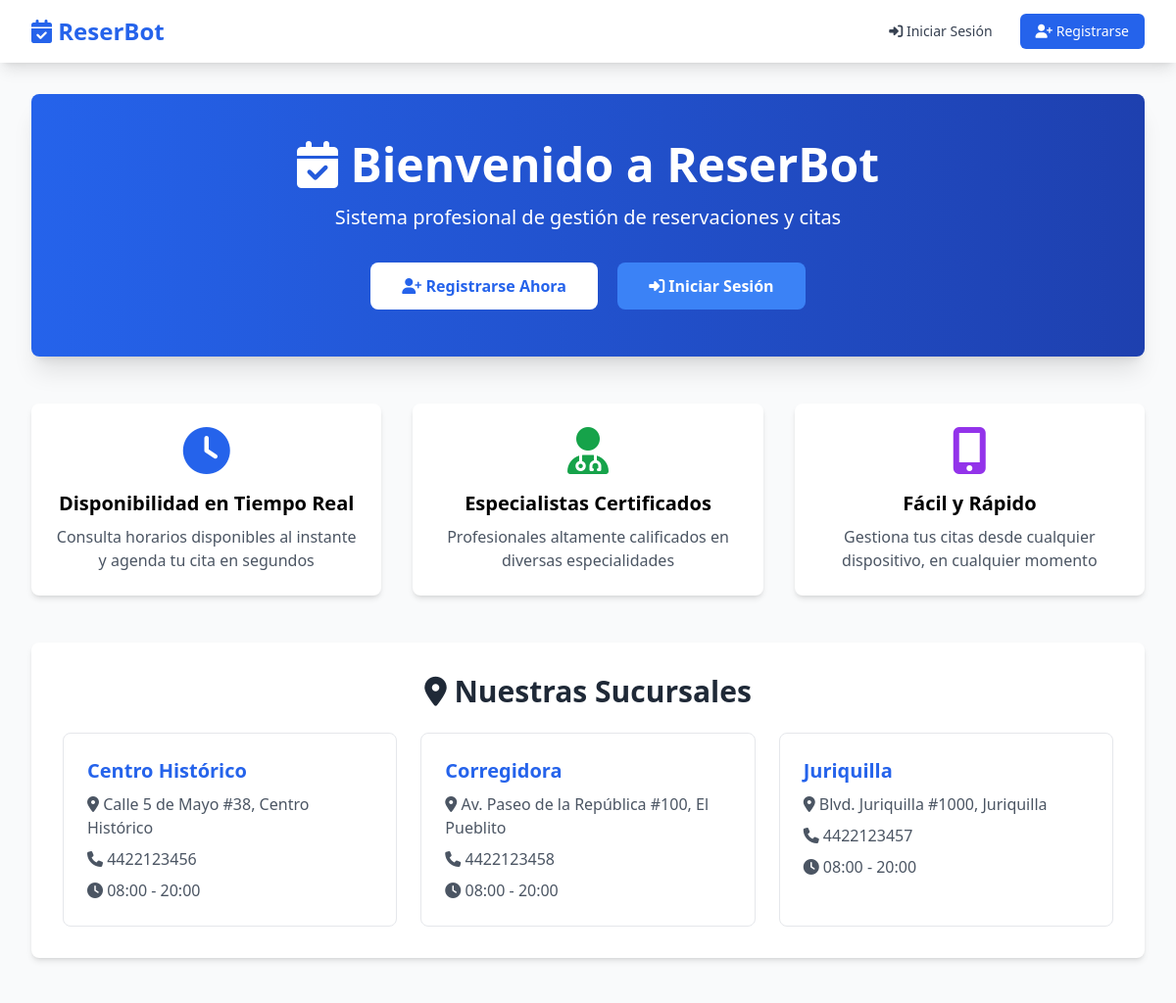
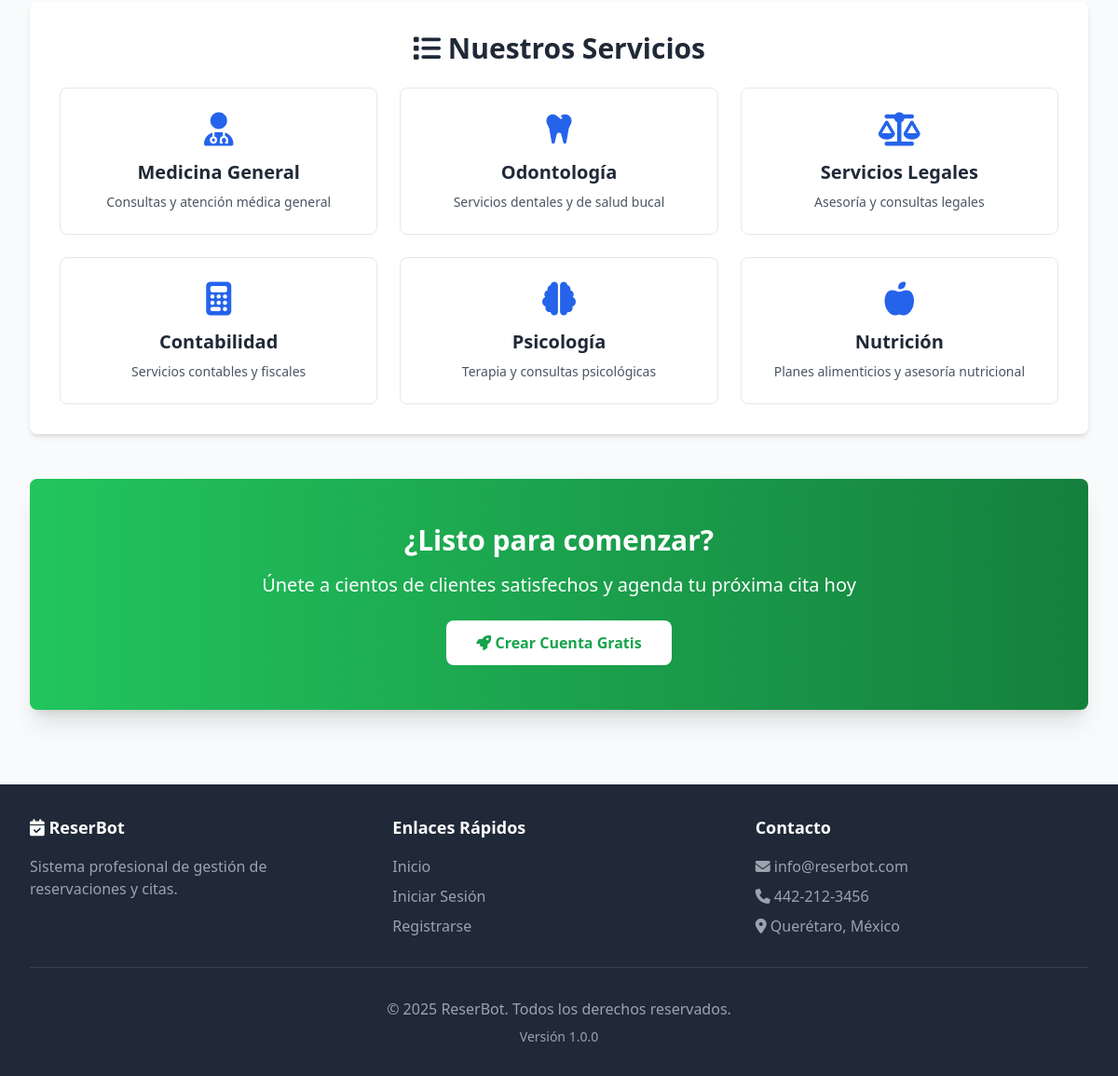
The page / on the database its author committed (2 pictures, top to bottom).
### tables this page shows
CREATE TABLE sucursales (
    id INT AUTO_INCREMENT PRIMARY KEY,
    nombre VARCHAR(150) NOT NULL,
    direccion TEXT,
    ciudad VARCHAR(100) DEFAULT 'Querétaro',
    estado VARCHAR(100) DEFAULT 'Querétaro',
    codigo_postal VARCHAR(10),
    telefono VARCHAR(20),
    email VARCHAR(150),
    horario_apertura TIME DEFAULT '08:00:00',
    horario_cierre TIME DEFAULT '20:00:00',
    activo BOOLEAN DEFAULT TRUE,
    latitud DECIMAL(10, 8),
    longitud DECIMAL(11, 8),
    fecha_creacion DATETIME DEFAULT CURRENT_TIMESTAMP,
    INDEX idx_activo (activo)
);

CREATE TABLE categorias_servicio (
    id INT AUTO_INCREMENT PRIMARY KEY,
    nombre VARCHAR(100) NOT NULL,
    descripcion TEXT,
    icono VARCHAR(50),
    activo BOOLEAN DEFAULT TRUE,
    orden INT DEFAULT 0,
    fecha_creacion DATETIME DEFAULT CURRENT_TIMESTAMP
);

### app/controllers/HomeController.php (called while the page is built, shortened)
<?php
class HomeController extends BaseController {
    public function index() {
        $sucursalModel = new Sucursal();
        $servicioModel = new Servicio();
        $data = [
            'title' => 'Bienvenido a ' . APP_NAME,
            'sucursales' => $sucursalModel->getAll(),
            'categorias' => $servicioModel->getCategorias()
        ];
        $this->view('home/index', $data);
    }
}

### index.php (called while the page is built, shortened)
<?php
spl_autoload_register(function ($class) {
    $controller_file = CONTROLLERS_PATH . $class . '.php';
    if (file_exists($controller_file)) {
        return;
    }
    $model_file = MODELS_PATH . $class . '.php';
    if (file_exists($model_file)) {
        return;
    }
});
function getUrl() {
    return isset($_GET['url']) ? rtrim($_GET['url'], '/') : '';
}
$url = getUrl();
$url = filter_var($url, FILTER_SANITIZE_URL);
$url = explode('/', $url);
$method = isset($url[1]) && !empty($url[1]) ? $url[1] : 'index';
$params = array_slice($url, 2);
$controller = new $controllerName();
call_user_func_array([$controller, $method], $params);

### config/database.php (called while the page is built, shortened)
<?php
class Database {
    private static $instance = null;
    private $connection;
    private function __construct() {
        try {
            $dsn = "mysql:host=" . DB_HOST . ";dbname=" . DB_NAME . ";charset=" . DB_CHARSET;
            $options = [
                PDO::ATTR_ERRMODE => PDO::ERRMODE_EXCEPTION,
                PDO::ATTR_DEFAULT_FETCH_MODE => PDO::FETCH_ASSOC,
                PDO::ATTR_EMULATE_PREPARES => false,
                PDO::MYSQL_ATTR_INIT_COMMAND => "SET NAMES " . DB_CHARSET
            ];
            $this->connection = new PDO($dsn, DB_USER, DB_PASS, $options);
        } catch (PDOException $e) {
            error_log("Database Connection Error: " . $e->getMessage());
            die("Error de conexión a la base de datos. Por favor, revise la configuración.");
        }
    }
    public static function getInstance() {
        if (self::$instance === null) {
            self::$instance = new self();
        }
        return self::$instance;
    }
    public function query($sql, $params = []) {
        try {
            $stmt = $this->connection->prepare($sql);
            $stmt->execute($params);
            return $stmt;
        } catch (PDOException $e) {
            error_log("Query Error: " . $e->getMessage() . " SQL: " . $sql);
            throw $e;
        }
    }
    public function fetchAll($sql, $params = []) {
        $stmt = $this->query($sql, $params);
        return $stmt->fetchAll();
    }
}

### app/models/Sucursal.php (called while the page is built, shortened)
<?php
class Sucursal {
    private $db;
    public function __construct() {
        $this->db = Database::getInstance();
    }
    public function getAll($activeOnly = true) {
        $sql = "SELECT * FROM sucursales";
        if ($activeOnly) {
            $sql .= " WHERE activo = 1";
        }
        $sql .= " ORDER BY nombre";
        return $this->db->fetchAll($sql);
    }
}

### app/models/Servicio.php (called while the page is built, shortened)
<?php
class Servicio {
    private $db;
    public function __construct() {
        $this->db = Database::getInstance();
    }
    public function getCategorias($activeOnly = true) {
        $sql = "SELECT * FROM categorias_servicio";
        if ($activeOnly) {
            $sql .= " WHERE activo = 1";
        }
        $sql .= " ORDER BY orden, nombre";
        return $this->db->fetchAll($sql);
    }
}

### app/views/home/index.php (the view)
<?php require_once VIEWS_PATH . 'layouts/header.php'; ?>
<div class="bg-gradient-to-r from-blue-600 to-blue-800 text-white rounded-lg shadow-xl p-12 mb-12">
    <div class="text-center">
        <h1 class="text-5xl font-bold mb-4">
            <i class="fas fa-calendar-check"></i> Bienvenido a <?php echo APP_NAME; ?>
        </h1>
        <p class="text-xl mb-8">
            Sistema profesional de gestión de reservaciones y citas
        </p>
        <div class="space-x-4">
            <a href="<?php echo BASE_URL; ?>/auth/register" class="bg-white text-blue-600 px-8 py-3 rounded-lg font-semibold hover:bg-gray-100 inline-block">
                <i class="fas fa-user-plus"></i> Registrarse Ahora
            </a>
            <a href="<?php echo BASE_URL; ?>/auth/login" class="bg-blue-500 text-white px-8 py-3 rounded-lg font-semibold hover:bg-blue-400 inline-block">
                <i class="fas fa-sign-in-alt"></i> Iniciar Sesión
            </a>
        </div>
    </div>
</div>
<div class="grid grid-cols-1 md:grid-cols-3 gap-8 mb-12">
    <div class="bg-white p-6 rounded-lg shadow-md text-center">
        <div class="text-blue-600 text-5xl mb-4">
            <i class="fas fa-clock"></i>
        </div>
        <h3 class="text-xl font-semibold mb-2">Disponibilidad en Tiempo Real</h3>
        <p class="text-gray-600">
            Consulta horarios disponibles al instante y agenda tu cita en segundos
        </p>
    </div>
    <div class="bg-white p-6 rounded-lg shadow-md text-center">
        <div class="text-green-600 text-5xl mb-4">
            <i class="fas fa-user-md"></i>
        </div>
        <h3 class="text-xl font-semibold mb-2">Especialistas Certificados</h3>
        <p class="text-gray-600">
            Profesionales altamente calificados en diversas especialidades
        </p>
    </div>
    <div class="bg-white p-6 rounded-lg shadow-md text-center">
        <div class="text-purple-600 text-5xl mb-4">
            <i class="fas fa-mobile-alt"></i>
        </div>
        <h3 class="text-xl font-semibold mb-2">Fácil y Rápido</h3>
        <p class="text-gray-600">
            Gestiona tus citas desde cualquier dispositivo, en cualquier momento
        </p>
    </div>
</div>
<?php if (!empty($sucursales)): ?>
<div class="bg-white rounded-lg shadow-md p-8 mb-12">
    <h2 class="text-3xl font-bold text-gray-800 mb-6 text-center">
        <i class="fas fa-map-marker-alt"></i> Nuestras Sucursales
    </h2>
    <div class="grid grid-cols-1 md:grid-cols-3 gap-6">
        <?php foreach ($sucursales as $sucursal): ?>
            <div class="border border-gray-200 rounded-lg p-6 hover:shadow-lg transition">
                <h3 class="text-xl font-semibold text-blue-600 mb-2">
                    <?php echo htmlspecialchars($sucursal['nombre']); ?>
                </h3>
                <p class="text-gray-600 mb-2">
                    <i class="fas fa-map-marker-alt"></i>
                    <?php echo htmlspecialchars($sucursal['direccion'] ?? ''); ?>
                </p>
                <p class="text-gray-600 mb-2">
                    <i class="fas fa-phone"></i>
                    <?php echo htmlspecialchars($sucursal['telefono'] ?? 'N/A'); ?>
                </p>
                <p class="text-gray-600">
                    <i class="fas fa-clock"></i>
                    <?php echo date('H:i', strtotime($sucursal['horario_apertura'])); ?> -
                    <?php echo date('H:i', strtotime($sucursal['horario_cierre'])); ?>
                </p>
            </div>
        <?php endforeach; ?>
    </div>
</div>
<?php endif; ?>
<?php if (!empty($categorias)): ?>
<div class="bg-white rounded-lg shadow-md p-8">
    <h2 class="text-3xl font-bold text-gray-800 mb-6 text-center">
        <i class="fas fa-list"></i> Nuestros Servicios
    </h2>
    <div class="grid grid-cols-1 md:grid-cols-2 lg:grid-cols-3 gap-6">
        <?php foreach ($categorias as $categoria): ?>
            <div class="border border-gray-200 rounded-lg p-6 hover:shadow-lg transition text-center">
                <div class="text-4xl text-blue-600 mb-3">
                    <i class="fas <?php echo htmlspecialchars($categoria['icono'] ?? 'fa-briefcase'); ?>"></i>
                </div>
                <h3 class="text-xl font-semibold text-gray-800 mb-2">
                    <?php echo htmlspecialchars($categoria['nombre']); ?>
                </h3>
                <p class="text-gray-600 text-sm">
                    <?php echo htmlspecialchars($categoria['descripcion'] ?? ''); ?>
                </p>
            </div>
        <?php endforeach; ?>
    </div>
</div>
<?php endif; ?>
<div class="bg-gradient-to-r from-green-500 to-green-700 text-white rounded-lg shadow-xl p-12 mt-12 text-center">
    <h2 class="text-3xl font-bold mb-4">¿Listo para comenzar?</h2>
    <p class="text-xl mb-6">
        Únete a cientos de clientes satisfechos y agenda tu próxima cita hoy
    </p>
    <a href="<?php echo BASE_URL; ?>/auth/register" class="bg-white text-green-600 px-8 py-3 rounded-lg font-semibold hover:bg-gray-100 inline-block">
        <i class="fas fa-rocket"></i> Crear Cuenta Gratis
    </a>
</div>
<?php require_once VIEWS_PATH . 'layouts/footer.php'; ?>

### app/controllers/BaseController.php (shortened to what this page needs)
<?php
class BaseController {
    protected function view($view, $data = []) {
        extract($data);
        $viewFile = VIEWS_PATH . str_replace('.', '/', $view) . '.php';
        if (file_exists($viewFile)) {
            require_once $viewFile;
        } else {
            die("View not found: $view");
        }
    }
}

### app/views/layouts/header.php (shortened to what this page needs)
<!DOCTYPE html>
<html lang="es">
<head>
    <script src="https://cdn.tailwindcss.com"></script>
    <link rel="stylesheet" href="https://cdnjs.cloudflare.com/ajax/libs/font-awesome/6.4.0/css/all.min.css">
    <link rel="stylesheet" href="<?php echo BASE_URL; ?>/public/css/style.css">
</head>
<body class="bg-gray-50">
    <nav class="bg-white shadow-lg">
        <div class="max-w-7xl mx-auto px-4 sm:px-6 lg:px-8">
            <div class="flex justify-between h-16">
                <div class="flex">
                    <div class="flex-shrink-0 flex items-center">
                        <a href="<?php echo BASE_URL; ?>" class="text-2xl font-bold text-blue-600">
                            <i class="fas fa-calendar-check"></i> <?php echo APP_NAME; ?>
                        </a>
                    </div>
                </div>
                <div class="flex items-center">
                    <?php if (isset($_SESSION['user_id'])): ?>
                        <div class="flex items-center space-x-4">
                            <a href="<?php echo BASE_URL; ?>/dashboard" class="text-gray-700 hover:text-blue-600 px-3 py-2 rounded-md text-sm font-medium">
                                <i class="fas fa-tachometer-alt"></i> Dashboard
                            </a>
                            <?php if ($_SESSION['rol_id'] == ROLE_CLIENTE): ?>
                                <a href="<?php echo BASE_URL; ?>/reservacion/nueva" class="bg-blue-600 text-white px-4 py-2 rounded-md text-sm font-medium hover:bg-blue-700">
                                    <i class="fas fa-plus"></i> Nueva Reservación
                                </a>
                            <?php endif; ?>
                            <div class="relative group">
                                <button class="flex items-center text-gray-700 hover:text-blue-600">
                                    <i class="fas fa-user-circle text-2xl"></i>
                                    <span class="ml-2"><?php echo htmlspecialchars($_SESSION['nombre']); ?></span>
                                    <i class="fas fa-chevron-down ml-1 text-xs"></i>
                                </button>
                                <div class="absolute right-0 mt-2 w-48 bg-white rounded-md shadow-lg py-1 hidden group-hover:block z-10">
                                    <a href="<?php echo BASE_URL; ?>/perfil" class="block px-4 py-2 text-sm text-gray-700 hover:bg-gray-100">
                                        <i class="fas fa-user"></i> Mi Perfil
                                    </a>
                                    <?php if (in_array($_SESSION['rol_id'], [ROLE_SUPERADMIN, ROLE_ADMIN])): ?>
                                        <a href="<?php echo BASE_URL; ?>/admin" class="block px-4 py-2 text-sm text-gray-700 hover:bg-gray-100">
                                            <i class="fas fa-cog"></i> Administración
                                        </a>
                                    <?php endif; ?>
                                    <a href="<?php echo BASE_URL; ?>/auth/logout" class="block px-4 py-2 text-sm text-red-600 hover:bg-gray-100">
                                        <i class="fas fa-sign-out-alt"></i> Cerrar Sesión
                                    </a>
                                </div>
                            </div>
                        </div>
                    <?php else: ?>
                        <div class="flex items-center space-x-4">
                            <a href="<?php echo BASE_URL; ?>/auth/login" class="text-gray-700 hover:text-blue-600 px-3 py-2 rounded-md text-sm font-medium">
                                <i class="fas fa-sign-in-alt"></i> Iniciar Sesión
                            </a>
                            <a href="<?php echo BASE_URL; ?>/auth/register" class="bg-blue-600 text-white px-4 py-2 rounded-md text-sm font-medium hover:bg-blue-700">
                                <i class="fas fa-user-plus"></i> Registrarse
                            </a>
                        </div>
                    <?php endif; ?>
                </div>
            </div>
        </div>
    </nav>
    <main class="max-w-7xl mx-auto px-4 sm:px-6 lg:px-8 py-8">

### app/views/layouts/footer.php (shortened to what this page needs)
    </main>
    <footer class="bg-gray-800 text-white mt-12">
        <div class="max-w-7xl mx-auto px-4 sm:px-6 lg:px-8 py-8">
            <div class="grid grid-cols-1 md:grid-cols-3 gap-8">
                <div>
                    <h3 class="text-lg font-semibold mb-4">
                        <i class="fas fa-calendar-check"></i> <?php echo APP_NAME; ?>
                    </h3>
                    <p class="text-gray-400">
                        Sistema profesional de gestión de reservaciones y citas.
                    </p>
                </div>
                <div>
                    <h3 class="text-lg font-semibold mb-4">Enlaces Rápidos</h3>
                    <ul class="space-y-2 text-gray-400">
                        <li><a href="<?php echo BASE_URL; ?>" class="hover:text-white">Inicio</a></li>
                        <li><a href="<?php echo BASE_URL; ?>/auth/login" class="hover:text-white">Iniciar Sesión</a></li>
                        <li><a href="<?php echo BASE_URL; ?>/auth/register" class="hover:text-white">Registrarse</a></li>
                    </ul>
                </div>
                <div>
                    <h3 class="text-lg font-semibold mb-4">Contacto</h3>
                    <ul class="space-y-2 text-gray-400">
                        <li><i class="fas fa-envelope"></i> info@reserbot.com</li>
                        <li><i class="fas fa-phone"></i> 442-212-3456</li>
                        <li><i class="fas fa-map-marker-alt"></i> Querétaro, México</li>
                    </ul>
                </div>
            </div>
            <div class="border-t border-gray-700 mt-8 pt-8 text-center text-gray-400">
                <p>&copy; <?php echo date('Y'); ?> <?php echo APP_NAME; ?>. Todos los derechos reservados.</p>
                <p class="text-sm mt-2">Versión <?php echo APP_VERSION; ?></p>
            </div>
        </div>
    </footer>
</body>
</html>

### public/css/style.css (style rules this page uses)
* { transition: all 0.3s ease; }

### rows shown on the page
sucursales: nombre "Centro Histórico", direccion "Calle 5 de Mayo #38, Centro Histórico", telefono "4422123456", horario_apertura "08:00", horario_cierre "20:00"
sucursales: nombre "Corregidora", direccion "Av. Paseo de la República #100, El Pueblito", telefono "4422123458", horario_apertura "08:00", horario_cierre "20:00"
sucursales: nombre "Juriquilla", direccion "Blvd. Juriquilla #1000, Juriquilla", telefono "4422123457", horario_apertura "08:00", horario_cierre "20:00"
categorias_servicio: nombre "Medicina General", descripcion "Consultas y atención médica general"
categorias_servicio: nombre "Odontología", descripcion "Servicios dentales y de salud bucal"
categorias_servicio: nombre "Servicios Legales", descripcion "Asesoría y consultas legales"
categorias_servicio: nombre "Contabilidad", descripcion "Servicios contables y fiscales"
categorias_servicio: nombre "Psicología", descripcion "Terapia y consultas psicológicas"
categorias_servicio: nombre "Nutrición", descripcion "Planes alimenticios y asesoría nutricional"

### other values the page prints
APP_NAME "ReserBot"
APP_VERSION "1.0.0"
